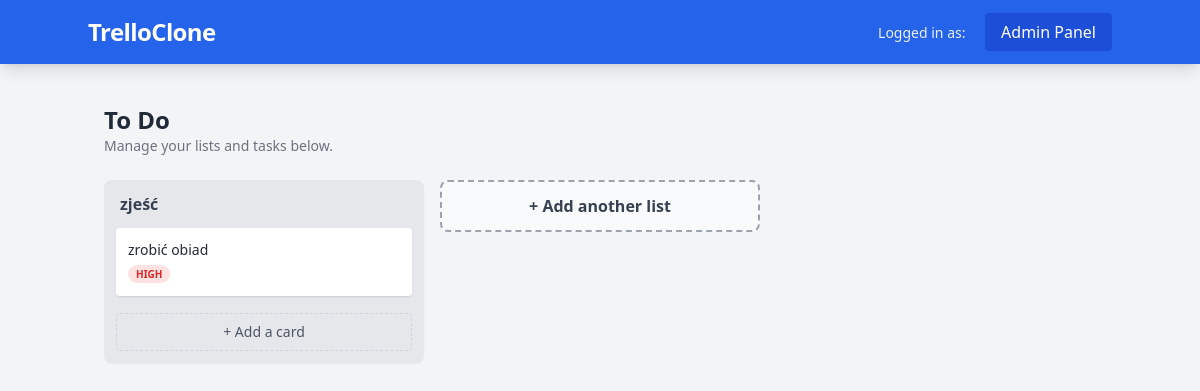
The app's page /board/to-do/, older data.
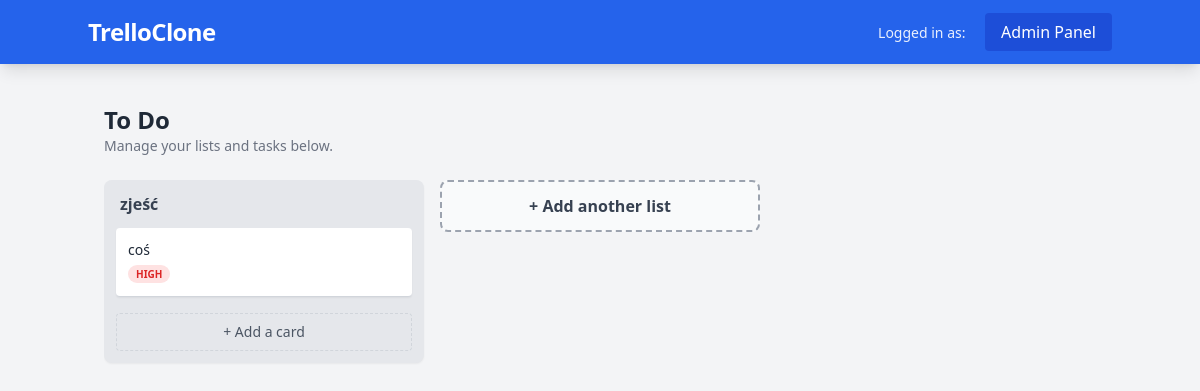
The same page, newer data.
### boards/models.py (models this page shows, shortened)
class List(models.Model):
    board = models.ForeignKey(Board, on_delete=models.CASCADE, related_name='lists')
    title = models.CharField(max_length=100)
    position = models.PositiveIntegerField(default=0)
    class Meta:
        ordering = ['position']

class Task(models.Model):
    PRIORITY_CHOICES = [
        ('LOW', 'Low'),
        ('MED', 'Medium'),
        ('HIGH', 'High'),
    ]
    list = models.ForeignKey(List, on_delete=models.CASCADE, related_name='tasks')
    title = models.CharField(max_length=200)
    description = models.TextField(blank=True)
    priority = models.CharField(max_length=4, choices=PRIORITY_CHOICES, default='MED')
    assigned_to = models.ForeignKey(User, on_delete=models.SET_NULL, null=True, blank=True)
    due_date = models.DateTimeField(null=True, blank=True)
    created_at = models.DateTimeField(auto_now_add=True)
    class Meta:
        ordering = ['-created_at']

### boards/views.py (the view)
# urls.py: path('board/<slug:slug>/', views.board_detail, name='board_detail'),
def board_detail(request, slug):
    board = get_object_or_404(Board.objects.prefetch_related('lists__tasks'), slug=slug)
    return render(request, 'boards/board_detail.html', {'board': board})

### boards/templates/boards/board_detail.html (shortened to what this page needs)
{% extends 'base.html' %}
{% block content %}
<div class="mb-6">
    <h1 class="text-2xl font-bold text-gray-800">{{ board.title }}</h1>
    <p class="text-sm text-gray-500">Manage your lists and tasks below.</p>
</div>
<div class="flex overflow-x-auto pb-4 items-start space-x-4 custom-scrollbar">
    {% for list in board.lists.all %}
    <div class="bg-gray-200 w-80 flex-shrink-0 rounded-lg shadow-sm p-3">
        <h3 class="font-bold text-gray-700 mb-3 px-1">{{ list.title }}</h3>
        <div class="space-y-2">
            {% for task in list.tasks.all %}
            <div class="bg-white p-3 rounded shadow-sm border-b border-gray-300 hover:bg-gray-50 group transition flex justify-between items-start">
                <div>
                    <p class="text-sm text-gray-800 font-medium">{{ task.title }}</p>
                    {% if task.priority == 'HIGH' %}
                        <span class="text-[10px] bg-red-100 text-red-600 px-2 py-0.5 rounded-full font-bold uppercase">High</span>
                    {% endif %}
                </div>
            </div>
            {% endfor %}
        </div>
        <a href="{% url 'add_task' list.id %}" class="mt-4 block w-full text-center text-sm text-gray-600 hover:bg-gray-300 p-2 rounded transition border border-gray-300 border-dashed">
            + Add a card
        </a>
    </div>
    {% endfor %}
    <div class="w-80 flex-shrink-0">
        <button class="w-full bg-white bg-opacity-50 hover:bg-opacity-100 text-gray-700 font-semibold p-3 rounded-lg border-2 border-dashed border-gray-400 transition">
            + Add another list
        </button>
    </div>
</div>
{% endblock %}

Row changes from the older to the newer data that the page shows:
removed Task: title "zrobić obiad", priority "HIGH"
added Task: title "coś", priority "HIGH"
